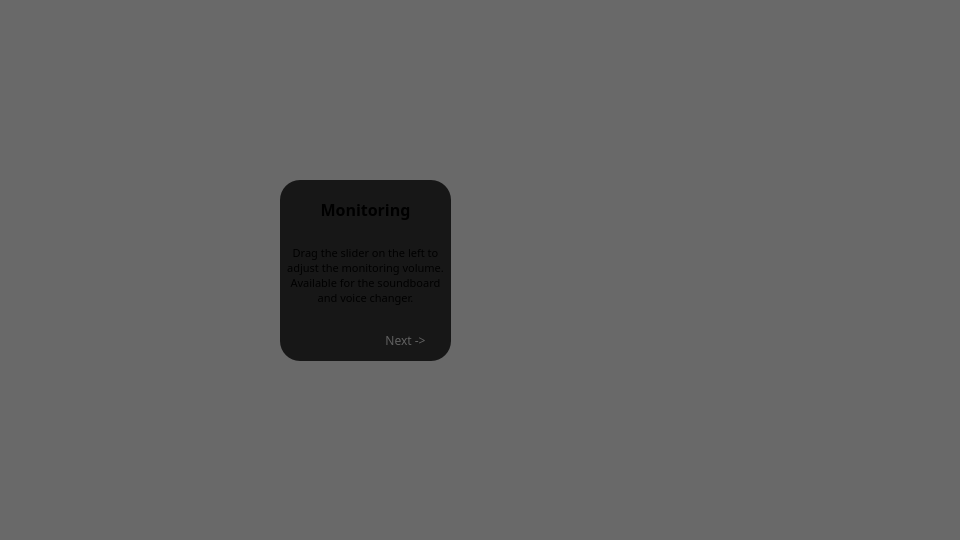
  <widget class="QGroupBox" name="slide_2">
   <property name="geometry">
    <rect>
     <x>0</x>
     <y>540</y>
     <width>960</width>
     <height>541</height>
    </rect>
   </property>
   <property name="styleSheet">
    <string notr="true">border: 0px;
background: transparent;</string>
   </property>
   <property name="title">
    <string/>
   </property>
   <widget class="QGroupBox" name="groupBox_2">
    <property name="geometry">
     <rect>
      <x>280</x>
      <y>180</y>
      <width>171</width>
      <height>181</height>
     </rect>
    </property>
    <property name="styleSheet">
     <string notr="true">QGroupBox {
	background: rgba(0, 0, 0, 200);
	border-radius: 20px;
}</string>
    </property>
    <property name="title">
     <string/>
    </property>
    <widget class="QLabel" name="label_3">
     <property name="geometry">
      <rect>
       <x>0</x>
       <y>4</y>
       <width>171</width>
       <height>51</height>
      </rect>
     </property>
     <property name="font">
      <font>
       <family>Cascadia Code</family>
       <pointsize>12</pointsize>
       <bold>true</bold>
      </font>
     </property>
     <property name="text">
      <string>Monitoring</string>
     </property>
     <property name="alignment">
      <set>Qt::AlignCenter</set>
     </property>
     <property name="wordWrap">
      <bool>true</bool>
     </property>
     <property name="margin">
      <number>0</number>
     </property>
    </widget>
    <widget class="QLabel" name="label_4">
     <property name="geometry">
      <rect>
       <x>0</x>
       <y>30</y>
       <width>171</width>
       <height>131</height>
      </rect>
     </property>
     <property name="font">
      <font>
       <family>Cascadia Code</family>
       <pointsize>8</pointsize>
       <bold>false</bold>
      </font>
     </property>
     <property name="text">
      <string>Drag the slider on the left to adjust the monitoring volume. Available for the soundboard and voice changer.</string>
     </property>
     <property name="alignment">
      <set>Qt::AlignCenter</set>
     </property>
     <property name="wordWrap">
      <bool>true</bool>
     </property>
     <property name="margin">
      <number>5</number>
     </property>
    </widget>
    <widget class="QPushButton" name="next_2">
     <property name="geometry">
      <rect>
       <x>90</x>
       <y>150</y>
       <width>71</width>
       <height>21</height>
      </rect>
     </property>
     <property name="font">
      <font>
       <family>Cascadia Code</family>
      </font>
     </property>
     <property name="styleSheet">
      <string notr="true">QPushButton {
background: transparent;
border: 0px;
color: #606060;
}

QPushButton:hover {
color: #B0B0B0;
}

QPushButton:pressed {
color: #E0E0E0;
}</string>
     </property>
     <property name="text">
      <string>Next -&gt;</string>
     </property>
    </widget>
   </widget>
   <widget class="QWidget" name="widget_2" native="true">
    <property name="geometry">
     <rect>
      <x>0</x>
      <y>0</y>
      <width>960</width>
      <height>540</height>
     </rect>
    </property>
    <property name="styleSheet">
     <string notr="true">background: rgba(0, 0, 0, 150);</string>
    </property>
   </widget>
   <zorder>widget_2</zorder>
   <zorder>groupBox_2</zorder>
  </widget>
